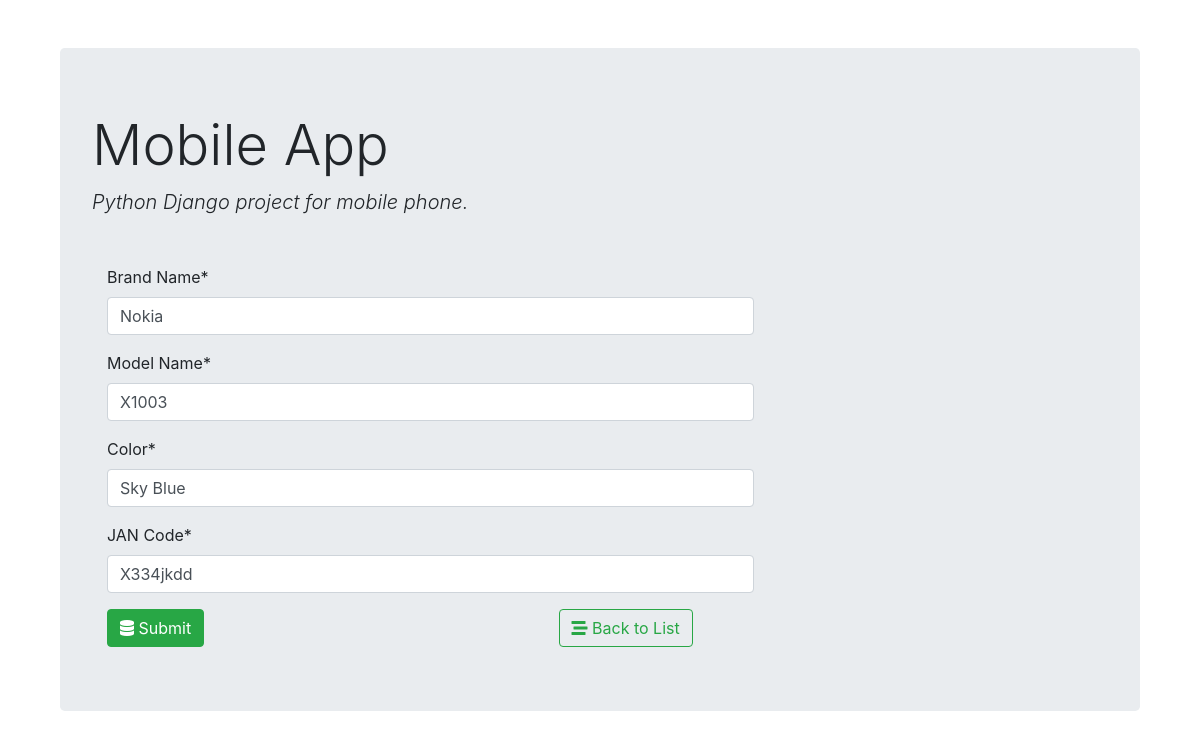
Page /2/ on the committed database.
### mobilephone_register/models.py (models this page shows)
class Mobile(models.Model):
    brand_name = models.CharField(max_length=100)
    model = models.CharField(max_length=100)
    color = models.CharField(max_length=30)
    jan_code = models.CharField(max_length=50)
    image = models.ImageField(upload_to='pics')

### mobilephone_register/views.py (the view, shortened to what this page needs)
# urls.py: path('', views.mobile_form, name='mobile_insert'),
def mobile_form(request, id=0):
    if request.method == 'GET':
        if id == 0:
            form = MobileForm()
        else:
            mobile = Mobile.objects.get(pk=id)
            form = MobileForm(instance=mobile)
        return render(request, 'mobile_form.html', {'form': form})

### mobilephone_register/forms.py
class MobileForm(forms.ModelForm):
    class Meta:
        model = Mobile
        fields = ('brand_name', 'model', 'color', 'jan_code')
        labels = {
            'brand_name': 'Brand Name',
            'model': 'Model Name',
            'jan_code': 'JAN Code'
        }

### templates/mobile_form.html (shortened to what this page needs)
{% extends 'base.html' %}
{% load crispy_forms_tags %}
{% block content %}
<div class="col-md-8 mt-5">
<form action="" method="post" autocomplete="off">
    {{form|crispy }}
    <div class="row">
          <div class="col-md-8">
            <button type="submit" class="btn btn-success"><i class="fas fa-database"></i> Submit</button>
    </div>
      <div class="col-md-4">
  <a href="{% url 'mobile_list' %}" class="btn btn-outline-success">
            <i class="fas fa-stream"></i> Back to List
            </a>
    </div>
    </div>
</form>
</div>
{% endblock %}

### rows in the picture
Mobile: brand_name "Nokia", model "X1003", color "Sky Blue", jan_code "X334jkdd"
